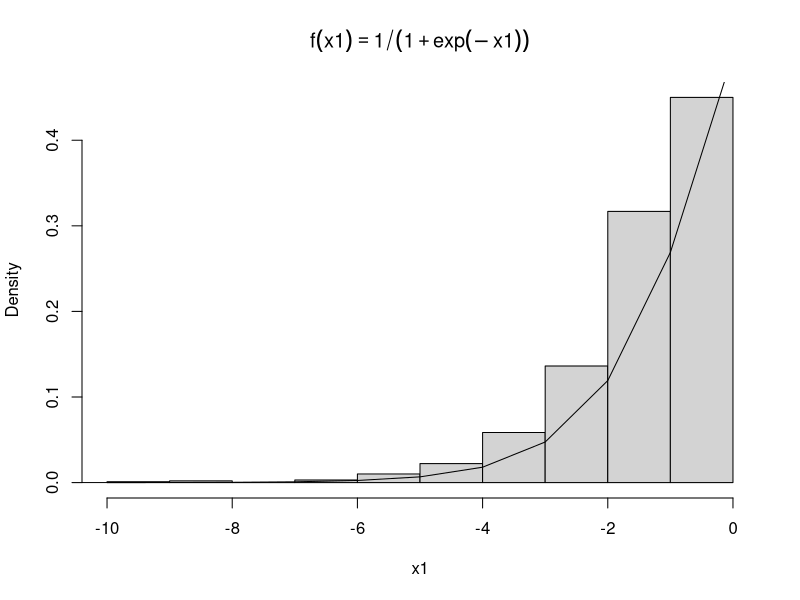

This figure's R source:
n=2000
u<-runif(n)
x<-log(u/(1-u))
x1=x[x<0]
hist(x1,prob=T,main=expression(f(x1)==1/(1+exp(-x1))))
y<-seq(-100,100,1)
lines(y,1/(1+exp(-y)))
print(x1)
